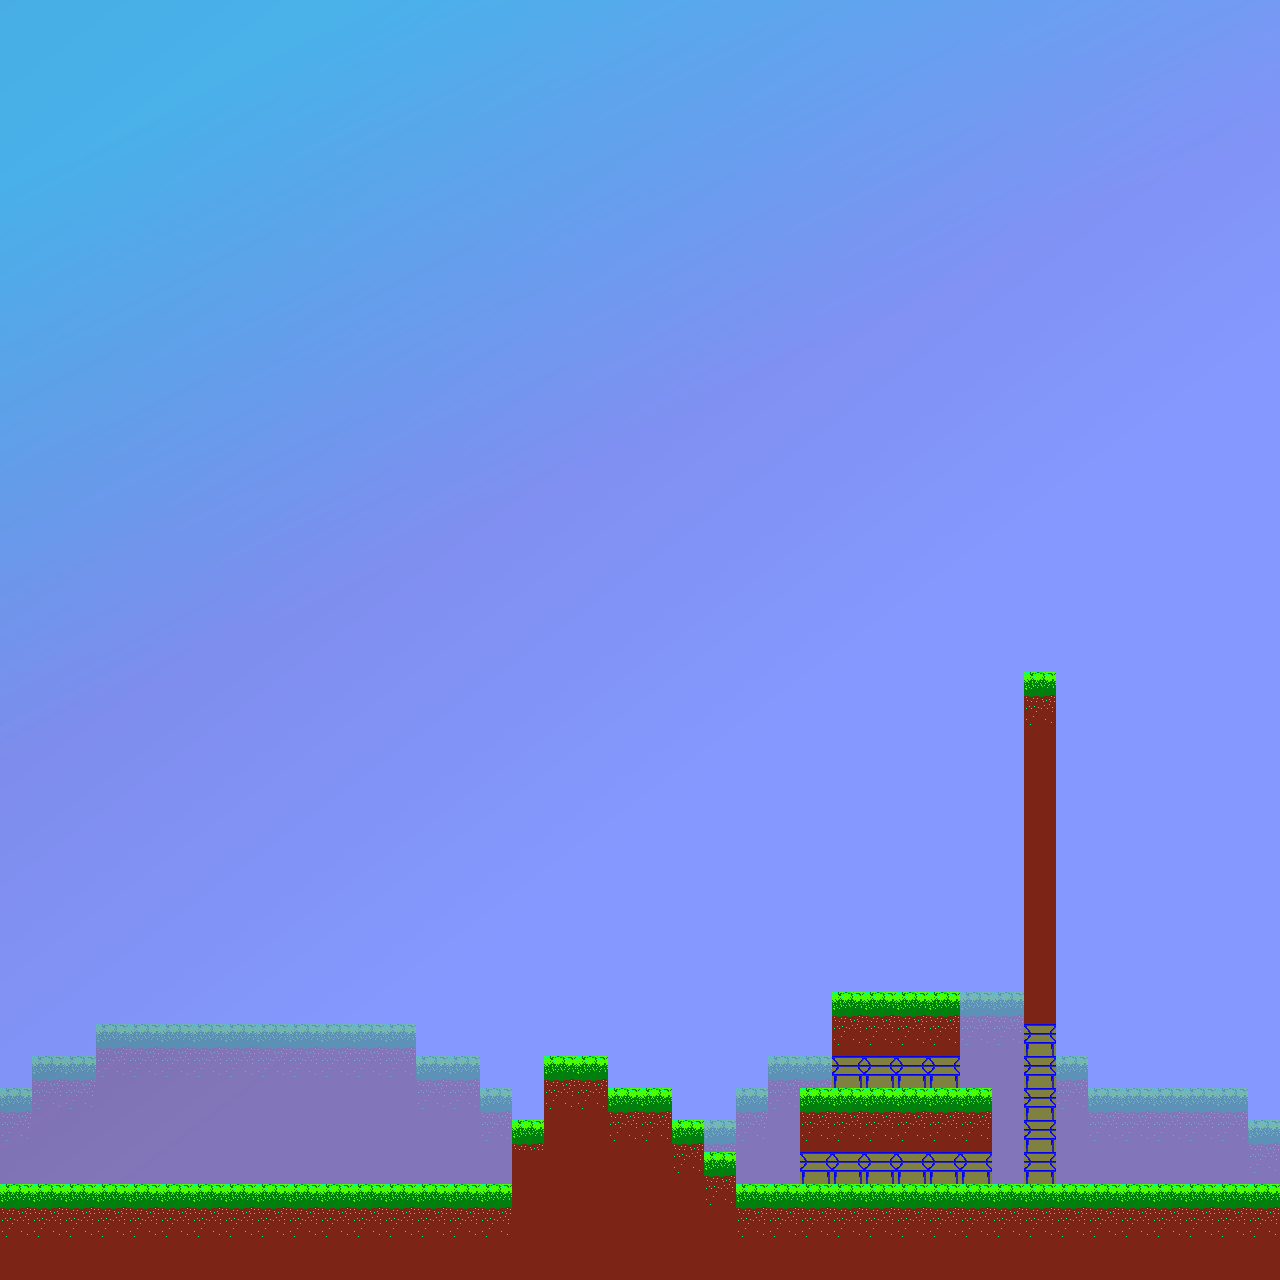

The image is a tile-based game level rendered from a .tmx file. Its description and source (layers, tilesets, objects; grid data summarised) follow:
An orthogonal 40x40 tile map with 32x32 px tiles, 4 tile layers (Background, Gamelayer, Foreground, Staticobj), 5 tilesets, 1 image layer.

<map version="1.0" orientation="orthogonal" renderorder="right-down" width="40" height="40" tilewidth="32" tileheight="32">
 <tileset firstgid="1" name="Tile" tilewidth="32" tileheight="32">
  <properties>
   <property name="type" value="1" />
  </properties>
  <image source="Tile.png" width="32" height="32" />
  <tile id="0">
   <properties>
    <property name="type" value="1" />
   </properties>
  </tile>
 </tileset>
 <tileset firstgid="2" name="Ground" tilewidth="32" tileheight="32">
  <properties>
   <property name="type" value="1" />
  </properties>
  <image source="Ground.png" width="32" height="32" />
  <tile id="0">
   <properties>
    <property name="type" value="" />
   </properties>
  </tile>
 </tileset>
 <tileset firstgid="3" name="DarkGround" tilewidth="32" tileheight="32">
  <properties>
   <property name="type" value="1" />
  </properties>
  <image source="Ground2.png" width="32" height="32" />
  <tile id="0">
   <properties>
    <property name="type" value="1" />
   </properties>
  </tile>
 </tileset>
 <tileset firstgid="4" name="Image3" tilewidth="32" tileheight="32">
  <image source="Image3.bmp" trans="808040" width="32" height="32" />
 </tileset>
 <tileset firstgid="5" name="Bghills" tilewidth="255" tileheight="256">
  <tileoffset x="-1" y="0" />
  <image source="Bghills.png" trans="808040" width="256" height="256" />
 </tileset>
 <imagelayer name="Sky" x="-1" y="-1">
  <image source="Sky.png" trans="ff55ff" />
 </imagelayer>
 <layer name="Background" width="40" height="40" opacity="0.3">
  <data>[1600 cells, 157 non-empty, 3 distinct tile ids]</data>
 </layer>
 <layer name="Gamelayer" width="40" height="40">
  <data>[1600 cells, 162 non-empty, 3 distinct tile ids]</data>
 </layer>
 <layer name="Foreground" width="40" height="40">
  <data>[1600 cells, 1 non-empty, 1 distinct tile ids]</data>
 </layer>
 <layer name="Staticobj" width="40" height="40">
  <data>[1600 cells, 35 non-empty, 3 distinct tile ids]</data>
 </layer>
</map>